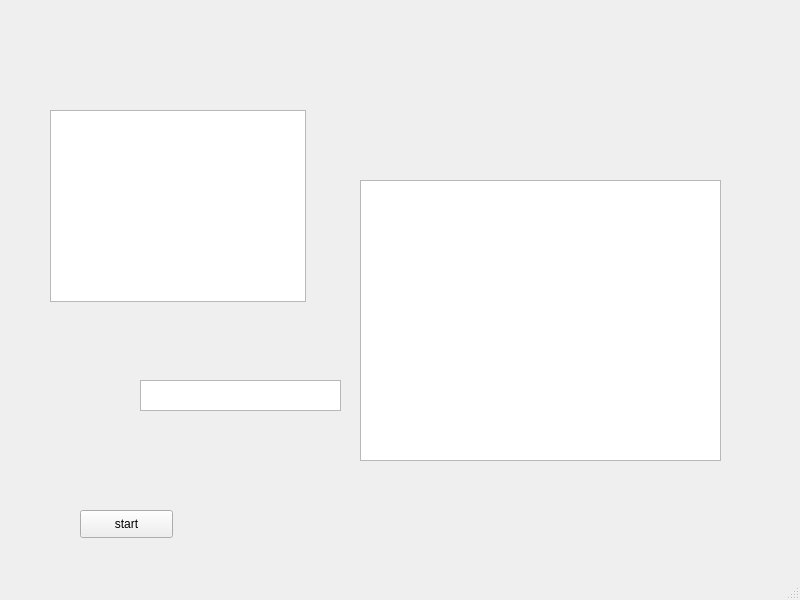
<?xml version="1.0" encoding="UTF-8"?>
<ui version="4.0">
 <class>MainWindow</class>
 <widget class="QMainWindow" name="MainWindow">
  <property name="geometry">
   <rect>
    <x>0</x>
    <y>0</y>
    <width>800</width>
    <height>600</height>
   </rect>
  </property>
  <property name="windowTitle">
   <string>MainWindow</string>
  </property>
  <widget class="QWidget" name="centralwidget">
   <property name="enabled">
    <bool>true</bool>
   </property>
   <widget class="QPushButton" name="pushButton">
    <property name="geometry">
     <rect>
      <x>80</x>
      <y>510</y>
      <width>93</width>
      <height>28</height>
     </rect>
    </property>
    <property name="text">
     <string>start</string>
    </property>
   </widget>
   <widget class="QGraphicsView" name="graphicsView">
    <property name="geometry">
     <rect>
      <x>360</x>
      <y>180</y>
      <width>361</width>
      <height>281</height>
     </rect>
    </property>
   </widget>
   <widget class="QListWidget" name="listWidget">
    <property name="geometry">
     <rect>
      <x>50</x>
      <y>110</y>
      <width>256</width>
      <height>192</height>
     </rect>
    </property>
   </widget>
   <widget class="QTextEdit" name="textEdit">
    <property name="geometry">
     <rect>
      <x>140</x>
      <y>380</y>
      <width>201</width>
      <height>31</height>
     </rect>
    </property>
   </widget>
  </widget>
  <widget class="QMenuBar" name="menubar">
   <property name="geometry">
    <rect>
     <x>0</x>
     <y>0</y>
     <width>800</width>
     <height>26</height>
    </rect>
   </property>
  </widget>
  <widget class="QStatusBar" name="statusbar"/>
 </widget>
 <resources/>
 <connections/>
</ui>
